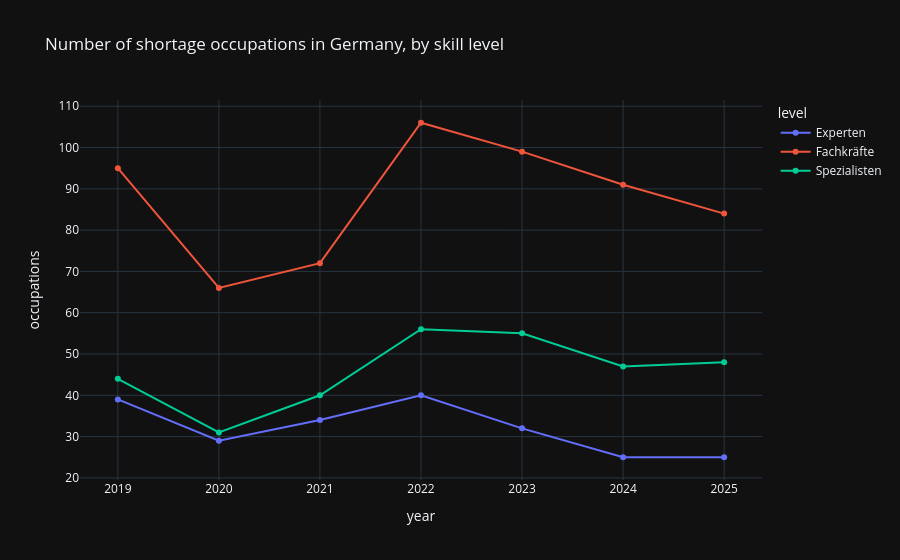

Source (notebook cell):
### Code cell
import plotly.express as px

de = clean[clean["region_code"] == "d"]
trend = (de[de["status"] == "shortage"]
         .groupby(["year", "level"]).size()
         .reset_index(name="occupations"))

fig = px.line(trend, x="year", y="occupations", color="level", markers=True,
              title="Number of shortage occupations in Germany, by skill level")
fig.show()

### Figure 1 — Plotly figure (JSON) as saved in the notebook; plotly's stock layout.template omitted (floating-point values rounded to 4 significant figures)
{"data": [{"hovertemplate": "level=Experten<br>year=%{x}<br>occupations=%{y}<extra></extra>", "legendgroup": "Experten", "line": {"color": "#636efa", "dash": "solid"}, "marker": {"symbol": "circle"}, "mode": "lines+markers", "name": "Experten", "orientation": "v", "showlegend": true, "x": [2019, 2020, 2021, 2022, 2023, 2024, 2025], "xaxis": "x", "y": [39, 29, 34, 40, 32, 25, 25], "yaxis": "y", "type": "scatter"}, {"hovertemplate": "level=Fachkräfte<br>year=%{x}<br>occupations=%{y}<extra></extra>", "legendgroup": "Fachkräfte", "line": {"color": "#EF553B", "dash": "solid"}, "marker": {"symbol": "circle"}, "mode": "lines+markers", "name": "Fachkräfte", "orientation": "v", "showlegend": true, "x": [2019, 2020, 2021, 2022, 2023, 2024, 2025], "xaxis": "x", "y": [95, 66, 72, 106, 99, 91, 84], "yaxis": "y", "type": "scatter"}, {"hovertemplate": "level=Spezialisten<br>year=%{x}<br>occupations=%{y}<extra></extra>", "legendgroup": "Spezialisten", "line": {"color": "#00cc96", "dash": "solid"}, "marker": {"symbol": "circle"}, "mode": "lines+markers", "name": "Spezialisten", "orientation": "v", "showlegend": true, "x": [2019, 2020, 2021, 2022, 2023, 2024, 2025], "xaxis": "x", "y": [44, 31, 40, 56, 55, 47, 48], "yaxis": "y", "type": "scatter"}], "layout": {"xaxis": {"anchor": "y", "domain": [0.0, 1.0], "title": {"text": "year"}}, "yaxis": {"anchor": "x", "domain": [0.0, 1.0], "title": {"text": "occupations"}}, "legend": {"title": {"text": "level"}, "tracegroupgap": 0}, "title": {"text": "Number of shortage occupations in Germany, by skill level"}}}
